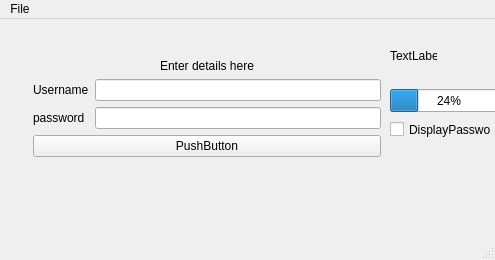
<?xml version="1.0" encoding="UTF-8"?>
<ui version="4.0">
 <class>MainWindow</class>
 <widget class="QMainWindow" name="MainWindow">
  <property name="geometry">
   <rect>
    <x>0</x>
    <y>0</y>
    <width>495</width>
    <height>260</height>
   </rect>
  </property>
  <property name="windowTitle">
   <string>MainWindow</string>
  </property>
  <widget class="QWidget" name="centralwidget">
   <widget class="QSplitter" name="splitter_2">
    <property name="geometry">
     <rect>
      <x>406</x>
      <y>109</y>
      <width>0</width>
      <height>0</height>
     </rect>
    </property>
    <property name="orientation">
     <enum>Qt::Vertical</enum>
    </property>
    <property name="childrenCollapsible">
     <bool>false</bool>
    </property>
    <widget class="QSplitter" name="splitter">
     <property name="orientation">
      <enum>Qt::Horizontal</enum>
     </property>
     <property name="childrenCollapsible">
      <bool>false</bool>
     </property>
    </widget>
   </widget>
   <widget class="QWidget" name="horizontalLayoutWidget">
    <property name="geometry">
     <rect>
      <x>20</x>
      <y>40</y>
      <width>361</width>
      <height>151</height>
     </rect>
    </property>
    <layout class="QHBoxLayout" name="horizontalLayout">
     <item>
      <widget class="QLabel" name="img">
       <property name="text">
        <string/>
       </property>
      </widget>
     </item>
     <item>
      <layout class="QFormLayout" name="formLayout">
       <item row="2" column="1">
        <widget class="QLineEdit" name="lineEdit_Pass">
         <property name="inputMask">
          <string/>
         </property>
         <property name="echoMode">
          <enum>QLineEdit::Normal</enum>
         </property>
        </widget>
       </item>
       <item row="2" column="0">
        <widget class="QLabel" name="label_2">
         <property name="text">
          <string>password</string>
         </property>
         <property name="buddy">
          <cstring>lineEdit_Pass</cstring>
         </property>
        </widget>
       </item>
       <item row="1" column="0">
        <widget class="QLabel" name="label">
         <property name="text">
          <string>Username</string>
         </property>
         <property name="buddy">
          <cstring>lineEdit_User</cstring>
         </property>
        </widget>
       </item>
       <item row="1" column="1">
        <widget class="QLineEdit" name="lineEdit_User"/>
       </item>
       <item row="3" column="0" colspan="2">
        <widget class="QPushButton" name="btn">
         <property name="text">
          <string>PushButton</string>
         </property>
        </widget>
       </item>
       <item row="0" column="0" colspan="2">
        <widget class="QLabel" name="Title">
         <property name="text">
          <string>Enter details here</string>
         </property>
         <property name="textFormat">
          <enum>Qt::AutoText</enum>
         </property>
         <property name="scaledContents">
          <bool>false</bool>
         </property>
         <property name="alignment">
          <set>Qt::AlignCenter</set>
         </property>
        </widget>
       </item>
      </layout>
     </item>
    </layout>
   </widget>
   <widget class="QCheckBox" name="passDisplay">
    <property name="geometry">
     <rect>
      <x>390</x>
      <y>90</y>
      <width>101</width>
      <height>41</height>
     </rect>
    </property>
    <property name="text">
     <string>DisplayPassword</string>
    </property>
   </widget>
   <widget class="QProgressBar" name="progressStatus">
    <property name="geometry">
     <rect>
      <x>390</x>
      <y>70</y>
      <width>118</width>
      <height>23</height>
     </rect>
    </property>
    <property name="value">
     <number>24</number>
    </property>
   </widget>
   <widget class="QLabel" name="LabelStatus">
    <property name="geometry">
     <rect>
      <x>390</x>
      <y>30</y>
      <width>47</width>
      <height>13</height>
     </rect>
    </property>
    <property name="text">
     <string>TextLabel</string>
    </property>
   </widget>
  </widget>
  <widget class="QMenuBar" name="menubar">
   <property name="geometry">
    <rect>
     <x>0</x>
     <y>0</y>
     <width>495</width>
     <height>21</height>
    </rect>
   </property>
   <widget class="QMenu" name="menuFile">
    <property name="title">
     <string>File</string>
    </property>
    <addaction name="actionNew"/>
    <addaction name="actionOpen"/>
    <addaction name="actionClose"/>
    <addaction name="separator"/>
   </widget>
   <addaction name="menuFile"/>
  </widget>
  <widget class="QStatusBar" name="statusbar"/>
  <action name="actionNew">
   <property name="text">
    <string>New</string>
   </property>
  </action>
  <action name="actionOpen">
   <property name="text">
    <string>Open</string>
   </property>
  </action>
  <action name="actionClose">
   <property name="text">
    <string>Close</string>
   </property>
  </action>
 </widget>
 <tabstops>
  <tabstop>lineEdit_User</tabstop>
  <tabstop>lineEdit_Pass</tabstop>
  <tabstop>passDisplay</tabstop>
  <tabstop>btn</tabstop>
 </tabstops>
 <resources/>
 <connections/>
</ui>
